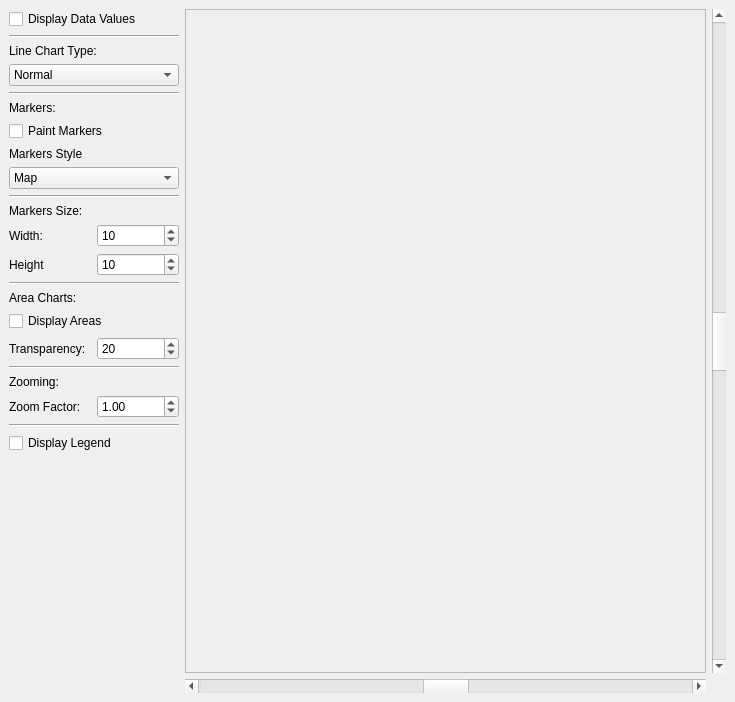
<ui version="4.0" >
 <author></author>
 <comment></comment>
 <exportmacro></exportmacro>
 <class>MainWindow</class>
 <widget class="QWidget" name="MainWindow" >
  <property name="geometry" >
   <rect>
    <x>0</x>
    <y>0</y>
    <width>735</width>
    <height>702</height>
   </rect>
  </property>
  <property name="windowTitle" >
   <string>Axes </string>
  </property>
  <property name="windowIcon" >
   <iconset/>
  </property>
  <layout class="QGridLayout" >
   <property name="margin" >
    <number>9</number>
   </property>
   <property name="spacing" >
    <number>6</number>
   </property>
   <item row="0" column="2" >
    <widget class="QScrollBar" name="vSBar" >
     <property name="maximum" >
      <number>999</number>
     </property>
     <property name="singleStep" >
      <number>10</number>
     </property>
     <property name="pageStep" >
      <number>100</number>
     </property>
     <property name="value" >
      <number>500</number>
     </property>
     <property name="orientation" >
      <enum>Qt::Vertical</enum>
     </property>
    </widget>
   </item>
   <item row="1" column="1" >
    <widget class="QScrollBar" name="hSBar" >
     <property name="maximum" >
      <number>999</number>
     </property>
     <property name="singleStep" >
      <number>10</number>
     </property>
     <property name="pageStep" >
      <number>100</number>
     </property>
     <property name="value" >
      <number>500</number>
     </property>
     <property name="orientation" >
      <enum>Qt::Horizontal</enum>
     </property>
    </widget>
   </item>
   <item row="0" column="1" >
    <widget class="QSplitter" name="splitter" >
     <property name="orientation" >
      <enum>Qt::Horizontal</enum>
     </property>
     <widget class="QFrame" name="chartFrame" >
      <property name="minimumSize" >
       <size>
        <width>300</width>
        <height>400</height>
       </size>
      </property>
      <property name="frameShape" >
       <enum>QFrame::StyledPanel</enum>
      </property>
      <property name="frameShadow" >
       <enum>QFrame::Raised</enum>
      </property>
     </widget>
    </widget>
   </item>
   <item row="0" column="0" >
    <layout class="QVBoxLayout" >
     <property name="margin" >
      <number>0</number>
     </property>
     <property name="spacing" >
      <number>6</number>
     </property>
     <item>
      <widget class="QCheckBox" name="paintValuesCB" >
       <property name="text" >
        <string>Display Data Values</string>
       </property>
      </widget>
     </item>
     <item>
      <widget class="Line" name="line_3" >
       <property name="orientation" >
        <enum>Qt::Horizontal</enum>
       </property>
      </widget>
     </item>
     <item>
      <layout class="QVBoxLayout" >
       <property name="margin" >
        <number>0</number>
       </property>
       <property name="spacing" >
        <number>6</number>
       </property>
       <item>
        <widget class="QLabel" name="lineTypeLB" >
         <property name="text" >
          <string>Line Chart Type:</string>
         </property>
        </widget>
       </item>
       <item>
        <widget class="QComboBox" name="lineTypeCB" >
         <item>
          <property name="text" >
           <string>Normal</string>
          </property>
         </item>
         <item>
          <property name="text" >
           <string>Stacked</string>
          </property>
         </item>
         <item>
          <property name="text" >
           <string>Percent</string>
          </property>
         </item>
        </widget>
       </item>
      </layout>
     </item>
     <item>
      <widget class="Line" name="line_2" >
       <property name="orientation" >
        <enum>Qt::Horizontal</enum>
       </property>
      </widget>
     </item>
     <item>
      <layout class="QVBoxLayout" >
       <property name="margin" >
        <number>0</number>
       </property>
       <property name="spacing" >
        <number>6</number>
       </property>
       <item>
        <widget class="QLabel" name="markersLB" >
         <property name="text" >
          <string>Markers:</string>
         </property>
        </widget>
       </item>
       <item>
        <widget class="QCheckBox" name="paintMarkersCB" >
         <property name="text" >
          <string>Paint Markers</string>
         </property>
        </widget>
       </item>
       <item>
        <widget class="QLabel" name="markersStyleLB" >
         <property name="text" >
          <string>Markers Style</string>
         </property>
        </widget>
       </item>
       <item>
        <widget class="QComboBox" name="markersStyleCB" >
         <item>
          <property name="text" >
           <string>Map</string>
          </property>
         </item>
         <item>
          <property name="text" >
           <string>Circle</string>
          </property>
         </item>
         <item>
          <property name="text" >
           <string>Square</string>
          </property>
         </item>
         <item>
          <property name="text" >
           <string>Diamond</string>
          </property>
         </item>
         <item>
          <property name="text" >
           <string>1 Pixel</string>
          </property>
         </item>
         <item>
          <property name="text" >
           <string>4 Pixels</string>
          </property>
         </item>
         <item>
          <property name="text" >
           <string>Ring</string>
          </property>
         </item>
         <item>
          <property name="text" >
           <string>Cross</string>
          </property>
         </item>
         <item>
          <property name="text" >
           <string>Fast Cross</string>
          </property>
         </item>
        </widget>
       </item>
      </layout>
     </item>
     <item>
      <widget class="Line" name="line_4" >
       <property name="orientation" >
        <enum>Qt::Horizontal</enum>
       </property>
      </widget>
     </item>
     <item>
      <layout class="QVBoxLayout" >
       <property name="margin" >
        <number>0</number>
       </property>
       <property name="spacing" >
        <number>6</number>
       </property>
       <item>
        <widget class="QLabel" name="markersSizeLB" >
         <property name="text" >
          <string>Markers Size:</string>
         </property>
        </widget>
       </item>
       <item>
        <layout class="QHBoxLayout" >
         <property name="margin" >
          <number>0</number>
         </property>
         <property name="spacing" >
          <number>6</number>
         </property>
         <item>
          <layout class="QVBoxLayout" >
           <property name="margin" >
            <number>0</number>
           </property>
           <property name="spacing" >
            <number>6</number>
           </property>
           <item>
            <widget class="QLabel" name="markersWidthLB" >
             <property name="text" >
              <string>Width:</string>
             </property>
            </widget>
           </item>
           <item>
            <widget class="QLabel" name="markersHeightLB" >
             <property name="text" >
              <string>Height</string>
             </property>
            </widget>
           </item>
          </layout>
         </item>
         <item>
          <layout class="QVBoxLayout" >
           <property name="margin" >
            <number>0</number>
           </property>
           <property name="spacing" >
            <number>6</number>
           </property>
           <item>
            <widget class="QSpinBox" name="markersWidthSB" >
             <property name="value" >
              <number>10</number>
             </property>
            </widget>
           </item>
           <item>
            <widget class="QSpinBox" name="markersHeightSB" >
             <property name="value" >
              <number>10</number>
             </property>
            </widget>
           </item>
          </layout>
         </item>
        </layout>
       </item>
      </layout>
     </item>
     <item>
      <widget class="Line" name="line_5" >
       <property name="orientation" >
        <enum>Qt::Horizontal</enum>
       </property>
      </widget>
     </item>
     <item>
      <layout class="QVBoxLayout" >
       <property name="margin" >
        <number>0</number>
       </property>
       <property name="spacing" >
        <number>6</number>
       </property>
       <item>
        <widget class="QLabel" name="AreaChartLB" >
         <property name="text" >
          <string>Area Charts:</string>
         </property>
        </widget>
       </item>
       <item>
        <widget class="QCheckBox" name="displayAreasCB" >
         <property name="text" >
          <string>Display Areas</string>
         </property>
        </widget>
       </item>
       <item>
        <layout class="QHBoxLayout" >
         <property name="margin" >
          <number>0</number>
         </property>
         <property name="spacing" >
          <number>6</number>
         </property>
         <item>
          <widget class="QLabel" name="transparencyLB" >
           <property name="text" >
            <string>Transparency:</string>
           </property>
          </widget>
         </item>
         <item>
          <widget class="QSpinBox" name="transparencySB" >
           <property name="maximum" >
            <number>255</number>
           </property>
           <property name="value" >
            <number>20</number>
           </property>
          </widget>
         </item>
        </layout>
       </item>
      </layout>
     </item>
     <item>
      <widget class="Line" name="line" >
       <property name="orientation" >
        <enum>Qt::Horizontal</enum>
       </property>
      </widget>
     </item>
     <item>
      <layout class="QVBoxLayout" >
       <property name="margin" >
        <number>0</number>
       </property>
       <property name="spacing" >
        <number>6</number>
       </property>
       <item>
        <widget class="QLabel" name="zoomingLB" >
         <property name="text" >
          <string>Zooming:</string>
         </property>
        </widget>
       </item>
       <item>
        <layout class="QHBoxLayout" >
         <property name="margin" >
          <number>0</number>
         </property>
         <property name="spacing" >
          <number>6</number>
         </property>
         <item>
          <widget class="QLabel" name="zoomFactorLB" >
           <property name="text" >
            <string>Zoom Factor:</string>
           </property>
          </widget>
         </item>
         <item>
          <widget class="QDoubleSpinBox" name="zoomFactorSB" >
           <property name="maximum" >
            <double>9.9</double>
           </property>
           <property name="minimum" >
            <double>0.01</double>
           </property>
           <property name="singleStep" >
            <double>0.1</double>
           </property>
           <property name="value" >
            <double>1</double>
           </property>
          </widget>
         </item>
        </layout>
       </item>
      </layout>
     </item>
     <item>
      <widget class="Line" name="line_6" >
       <property name="orientation" >
        <enum>Qt::Horizontal</enum>
       </property>
      </widget>
     </item>
     <item>
      <widget class="QCheckBox" name="paintLegendCB" >
       <property name="text" >
        <string>Display Legend</string>
       </property>
      </widget>
     </item>
     <item>
      <spacer>
       <property name="orientation" >
        <enum>Qt::Vertical</enum>
       </property>
       <property name="sizeHint" >
        <size>
         <width>170</width>
         <height>16</height>
        </size>
       </property>
      </spacer>
     </item>
    </layout>
   </item>
  </layout>
 </widget>
 <pixmapfunction></pixmapfunction>
 <resources>
  <include location="BarChart" />
 </resources>
 <connections/>
</ui>
